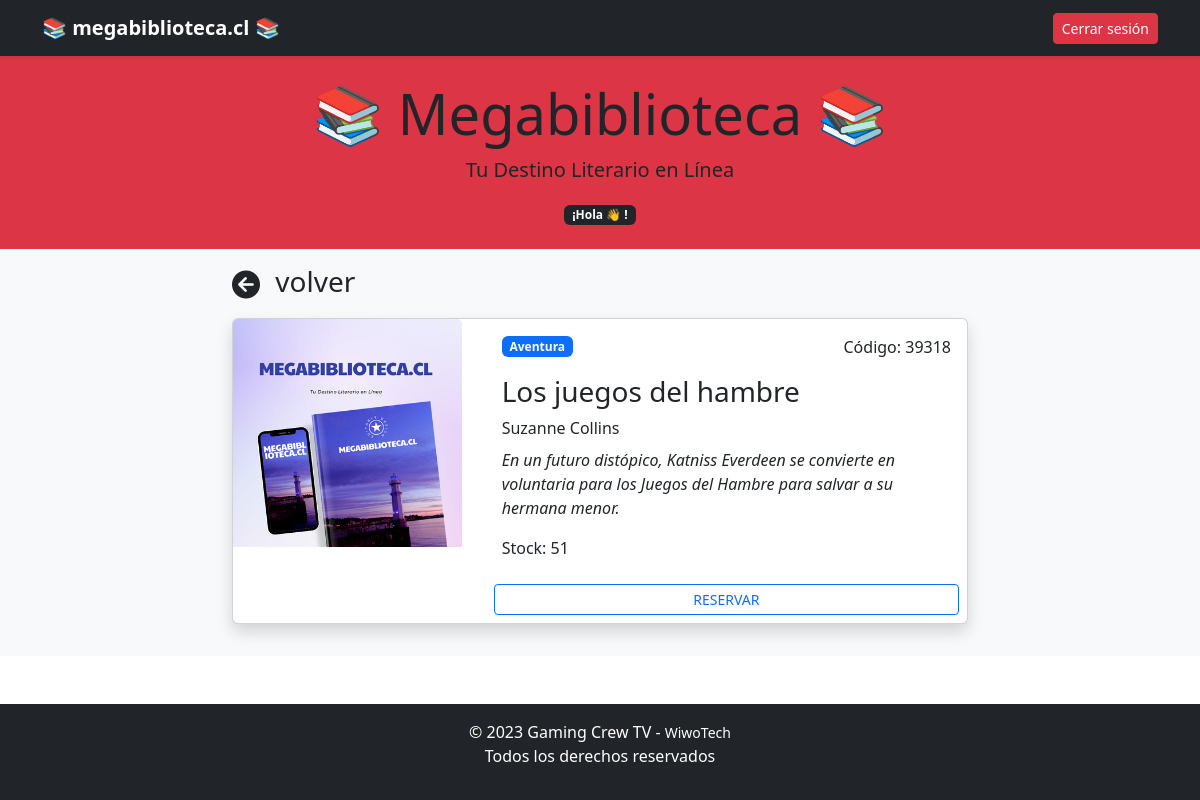
The page /home/libro/39318 on the database its author committed.
### biblioteca/models.py (models this page shows, shortened)
class Libro(models.Model):
    nombre = models.CharField(max_length=200)
    codigo = models.CharField(max_length=20, unique=True)
    descripcion = models.TextField()
    imagen = models.ImageField(upload_to='libros/', null=True, blank=True)
    categoria = models.ForeignKey(Categoria, on_delete=models.CASCADE)
    autor = models.CharField(max_length=200, null=True, blank=True)
    stock = models.IntegerField(default=1)

class Categoria(models.Model):
    nombre = models.CharField(max_length=100)
    url = models.CharField(max_length=100, null=True, blank=True)
    def __str__(self):
        return self.nombre

### biblioteca/views.py (the view)
# urls.py: path('home/libro/<codigo>', views.home_libro, name='home_libro'),
def home_libro(request, codigo):
    perfil = request.session.get('perfil')
    libro = Libro.objects.get(codigo=codigo)
    context = {
        'perfil' : perfil,
        'libro' : libro,
    }
    return render(request, 'libro.html', context)

### biblioteca/templates/libro.html (shortened to what this page needs)
{% extends 'layouts/normal/base.html' %}
{% load static %}
{% block contenido %}
  <div class="navbar navbar-dark bg-dark shadow-sm">
    <div class="container">
      <a href="#" class="navbar-brand d-flex align-items-center"><strong>📚 megabiblioteca.cl 📚</strong></a>
      <div>
        <a type="button" class="btn btn-sm btn-danger" href="{% url 'logout' %}">Cerrar sesión</a>
      </div>
    </div>
  </div>
  <main>
    <header class="bg-danger text-dark text-center py-4">
      <h1 class="display-4">📚 <strong>Megabiblioteca</strong> 📚</h1>
      <p class="lead">Tu Destino Literario en Línea</p>
      <span class="badge bg-dark">¡Hola {{ request.user.first_name }} 👋 !</span>
    </header>
    <div class="album py-3 bg-body-tertiary">
      <div class="container">
        <div class="row justify-content-center">
          <div class="col-8 mb-3">
            {% include 'partials/_back.html' with url='/home' name='volver' %}
            <div class="card shadow">
              <div class="row">
                <div class="col-md-4">
                  <img src="{% static libro.imagen %}" class="bd-placeholder-img card-img-top" width="100%" />
                </div>
                <div class="col">
                  <div class="card-body">
                    <div class="d-flex justify-content-between align-items-center">
                      <p class="badge bg-primary mb-3">{{ libro.categoria }}</p>
                      <p class="text-end">Código: {{ libro.codigo }}</p>
                    </div>
                    <h3 class="card-title">{{ libro.nombre }}</h3>
                    <p class="card-title">{{ libro.autor }}</p>
                    <p class="card-text">
                      <em>{{ libro.descripcion }}</em>
                    </p>
                    <p class="card-text">Stock: {{ libro.stock }}</p>
                  </div>
                  <div class="d-grid p-2">
                    <a href="" class="btn btn-sm btn-outline-primary">RESERVAR</a>
                  </div>
                </div>
              </div>
            </div>
          </div>
        </div>
      </div>
    </div>
  </main>
{% endblock %}

### biblioteca/templates/layouts/normal/base.html (shortened to what this page needs)
{% load static %}
<!DOCTYPE html>
<html lang="en">
  <head>
    <link href="https://cdn.jsdelivr.net/npm/bootstrap@5.3.2/dist/css/bootstrap.min.css" rel="stylesheet" />
    <link rel="stylesheet" href="https://cdnjs.cloudflare.com/ajax/libs/font-awesome/6.4.2/css/all.min.css" />
  </head>
  <body>
    {% block contenido %}
    {% endblock %}
    {% include 'layouts/admin/_footer.html' %}
  </body>
</html>

### biblioteca/templates/partials/_back.html
<div class="col-sm-12 mb-3">
  <h3 class="card-title"><a href="{{ url }}" class="text-dark align-middle me-2"><i class="fas fa-arrow-circle-left"></i></a> {{ name }}</h3>
</div>

### biblioteca/templates/layouts/admin/_footer.html
<footer class="bg-dark text-white text-center py-3 mt-5">
  <p>
    &copy; 2023 Gaming Crew TV - <small>WiwoTech</small> <br /> Todos los derechos reservados
  </p>
</footer>

### biblioteca/templates/libro.html (style rules this page uses)
.bd-placeholder-img { font-size: 1.125rem; text-anchor: middle; -webkit-user-select: none; -moz-user-select: none; user-select: none; }

### rows shown on the page
Libro: imagen (picture), categoria "Aventura", codigo "39318", nombre "Los juegos del hambre", autor "Suzanne Collins", descripcion "En un futuro distópico, Katniss Everdeen se convierte en voluntaria para los Juegos del Hambre para salvar a su hermana menor.", stock "51"

### other values the page prints
{{ name }} "volver"
